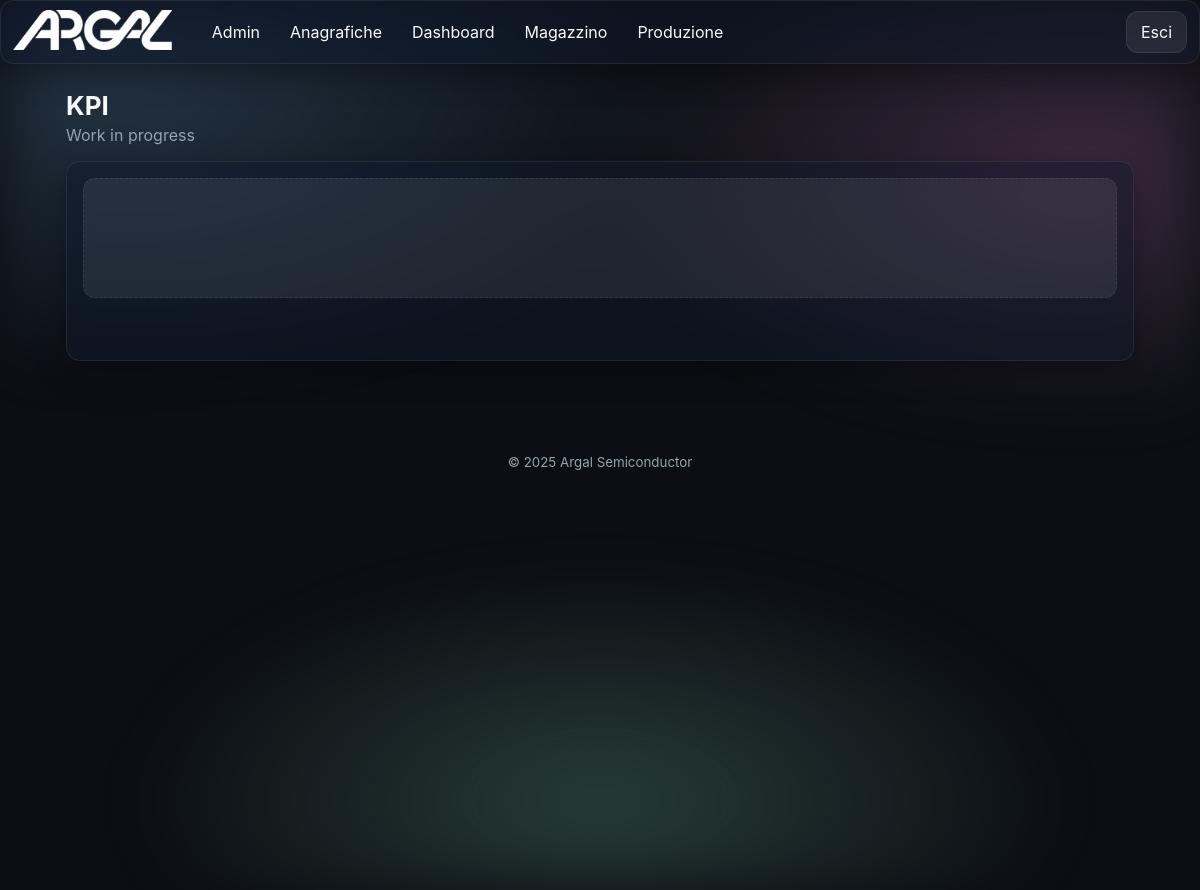
The page /kpi/ (signed in) on the database its author committed.
### app/models.py (models this page shows)
class TimestampMixin(db.Model):
    __abstract__ = True
    created_at = db.Column(db.DateTime, default=datetime.utcnow)
    updated_at = db.Column(db.DateTime, default=datetime.utcnow, onupdate=datetime.utcnow)

class Module(TimestampMixin):
    __tablename__ = 'modules'
    id = db.Column(db.Integer, primary_key=True)
    name = db.Column(db.String(100), unique=True, nullable=False)
    slug = db.Column(db.String(100), unique=True, nullable=False)
    endpoint = db.Column(db.String(120), unique=True, nullable=False)
    enabled = db.Column(db.Boolean, default=True)
    icon = db.Column(db.String(100), default='cube')

### app/blueprints/kpi/routes.py (the view)
@kpi_bp.route('/')
@login_required
def index():
    return render_template('stubs/generic.html', title='KPI', subtitle='Work in progress')

### app/models.py (called while the page is built)
@login_manager.user_loader
def load_user(user_id):
    try:
        return User.query.get(int(user_id))
    except Exception:
        return None

### app/templates/stubs/generic.html (shortened to what this page needs)
{% extends 'base.html' %}
{% block content %}
<section class="section">
  <h2 class="section-title">{{ title }}</h2>
  <p class="section-subtitle">{{ subtitle }}</p>
  <div class="card glass tall">
    <div class="placeholder shimmering"></div>
  </div>
</section>
{% endblock %}

### app/templates/base.html (shortened to what this page needs)
<!doctype html>
<html lang="it" data-theme="dark">
<head>
  <link rel="stylesheet" href="{{ url_for('static', filename='css/styles.css') }}">
</head>
<body>
  <div class="bg-aurora"></div>
  {% if current_user.is_authenticated and not embedded %}
  <header class="app-header glass">
    <div class="brand">
      <a href="{{ url_for('dashboard.index') }}" class="brand-link" style="display:inline-block;">
        <img src="{{ url_for('static', filename='img/logo.png') }}" alt="Logo" class="logo">
      </a>
    </div>
    <nav class="nav-desktop">
      {% set cur_ep = request.endpoint or '' %}
      {% set detected_bp = (cur_ep.split('.')|first) %}
      {% set forced_bp = None %}
      {% if active_module is defined and active_module %}
        {% set forced_bp = active_module %}
      {% elif g is defined and g.active_module is defined and g.active_module %}
        {% set forced_bp = g.active_module %}
      {% endif %}
      {% set cur_bp = forced_bp if forced_bp else detected_bp %}
      {% for m in enabled_modules %}
        {% set mod_bp = (m.endpoint.split('.')|first) %}
        {% set is_active = (mod_bp == cur_bp) %}
        {% set display_name = 'Anagrafiche' if (m.slug == 'products' or m.name == 'Prodotti') else m.name %}
        <a class="nav-link{{ ' active' if is_active else '' }}" href="{{ url_for(m.endpoint) }}">{{ display_name }}</a>
      {% endfor %}
    </nav>
    <div class="header-actions">
      <a class="btn btn-ghost" href="{{ url_for('auth.logout') }}">Esci</a>
    </div>
  </header>
    {% set cur_ep = request.endpoint or '' %}
    {% set detected_bp = (cur_ep.split('.')|first) %}
    {% set forced_bp = None %}
    {% if active_module is defined and active_module %}
      {% set forced_bp = active_module %}
    {% elif g is defined and g.active_module is defined and g.active_module %}
      {% set forced_bp = g.active_module %}
    {% endif %}
    {% set cur_bp = forced_bp if forced_bp else detected_bp %}
  {% endif %}
  <main class="container">
    {% block content %}{% endblock %}
  </main>
  {% if not embedded %}
  <footer class="app-footer">
    <small>© {{ 2025 }} Argal Semiconductor</small>
  </footer>
  {% endif %}
</body>
</html>

### app/static/css/styles.css (style rules this page uses)
:root { --radius: 14px; --gap: 16px; --glass-bg: rgba(255,255,255,.10); --glass-stroke: rgba(255,255,255,.25); --text: #0b0b0c; --muted: #6b7280; --bg: #f6f7fb; --card: rgba(255,255,255,.6); --shadow: 0 10px 30px rgba(2,6,23,.15); }
html[data-theme='dark'] { --glass-bg: rgba(17,25,40,.50); --glass-stroke: rgba(255,255,255,.08); --text: #f8fafc; --muted: #93a3b3; --bg: #0b0e13; --card: rgba(255,255,255,.08); --shadow: 0 10px 30px rgba(0,0,0,.35); color-scheme: dark light; }
* { box-sizing:border-box; }
html,body { height:100%; }
body { margin:0; font-family: -apple-system, BlinkMacSystemFont, "Segoe UI", Roboto, Inter, "Helvetica Neue", Arial, "Apple Color Emoji","Segoe UI Emoji", "Segoe UI Symbol"; color: var(--text); background: var(--bg); }
.container { max-width:1100px; margin: 90px auto 60px; padding: 0 16px; }
.bg-aurora { position: fixed; inset: 0; background: radial-gradient(1200px 600px at 10% 10%, #8ec5ff33 0%, transparent 50%), radial-gradient(1000px 500px at 90% 20%, #ffa3e533 0%, transparent 50%), radial-gradient(1200px 600px at 50% 90%, #a7f3d033 0%, transparent 40%); filter: blur(30px) saturate(120%); animation: float 16s linear infinite alternate; z-index: -1; }
.glass { background: var(--glass-bg); border: 1px solid var(--glass-stroke); backdrop-filter: blur(14px) saturate(140%); -webkit-backdrop-filter: blur(14px) saturate(140%); border-radius: var(--radius); box-shadow: var(--shadow); }
.app-header { position: fixed; top: 0; left: 0; right: 0; height: 64px; display:flex; align-items:center; gap:16px; padding: 0 12px; z-index: 1000; }
.brand { display:flex; align-items:center; gap:10px; }
.brand .logo { height: 40px; width: auto; }
.nav-desktop { margin-left: 12px; display:none; gap:6px; }
.nav-desktop .nav-link { display:inline-flex; align-items:center; gap:8px; padding:10px 12px; border-radius: 10px; text-decoration:none; color:inherit; transition: transform .2s ease, background .2s ease, font-weight .2s ease; }
.header-actions { margin-left:auto; display:flex; align-items:center; gap:10px; }
@media (min-width: 900px) { .nav-desktop { display:flex; } }
.btn { display:inline-flex; align-items:center; justify-content:center; gap:8px; padding:10px 14px; border-radius: 12px; border:1px solid var(--glass-stroke); background: var(--card); cursor:pointer; text-decoration:none; color:inherit; transition: transform .2s ease, filter .2s ease, background .2s ease; }
.section { margin-top: 12px; }
.section-title { font-size: 26px; margin: 10px 0; }
.section-subtitle { color: var(--muted); margin-top: -6px; }
.card { padding: 16px 16px 22px; }
.card.tall { min-height:200px; }
.placeholder { height: 120px; border-radius: 12px; background: var(--card); border:1px dashed var(--glass-stroke); }
.shimmering { position: relative; overflow:hidden; }
.shimmering::after { content:""; position:absolute; inset:0; transform: translateX(-100%); background: linear-gradient(120deg, transparent, #ffffff33, transparent); animation: shimmer 1.8s infinite; }
.app-footer { text-align:center; padding: 30px 0; color: var(--muted); }

### rows shown on the page
Module: name "Admin"
Module: name "Anagrafiche"
Module: name "Dashboard"
Module: name "Magazzino"
Module: name "Produzione"

### other values the page prints
{{ title }} "KPI"
{{ subtitle }} "Work in progress"
{{ 2025 }} "2025"
